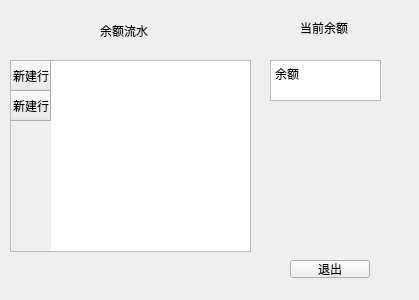
<?xml version="1.0" encoding="UTF-8"?>
<ui version="4.0">
 <class>balance</class>
 <widget class="QWidget" name="balance">
  <property name="geometry">
   <rect>
    <x>0</x>
    <y>0</y>
    <width>419</width>
    <height>300</height>
   </rect>
  </property>
  <property name="windowTitle">
   <string>Form</string>
  </property>
  <widget class="QTableWidget" name="tableWidget">
   <property name="geometry">
    <rect>
     <x>10</x>
     <y>60</y>
     <width>241</width>
     <height>192</height>
    </rect>
   </property>
   <row>
    <property name="text">
     <string>新建行</string>
    </property>
   </row>
   <row>
    <property name="text">
     <string>新建行</string>
    </property>
   </row>
  </widget>
  <widget class="QLabel" name="label">
   <property name="geometry">
    <rect>
     <x>100</x>
     <y>20</y>
     <width>61</width>
     <height>21</height>
    </rect>
   </property>
   <property name="text">
    <string>余额流水</string>
   </property>
  </widget>
  <widget class="QLabel" name="label_2">
   <property name="geometry">
    <rect>
     <x>300</x>
     <y>20</y>
     <width>51</width>
     <height>16</height>
    </rect>
   </property>
   <property name="text">
    <string>当前余额</string>
   </property>
  </widget>
  <widget class="QTextBrowser" name="textBrowser">
   <property name="geometry">
    <rect>
     <x>270</x>
     <y>60</y>
     <width>111</width>
     <height>41</height>
    </rect>
   </property>
   <property name="html">
    <string>&lt;!DOCTYPE HTML PUBLIC &quot;-//W3C//DTD HTML 4.0//EN&quot; &quot;http://www.w3.org/TR/REC-html40/strict.dtd&quot;&gt;
&lt;html&gt;&lt;head&gt;&lt;meta name=&quot;qrichtext&quot; content=&quot;1&quot; /&gt;&lt;meta charset=&quot;utf-8&quot; /&gt;&lt;style type=&quot;text/css&quot;&gt;
p, li { white-space: pre-wrap; }
hr { height: 1px; border-width: 0; }
li.unchecked::marker { content: &quot;\2610&quot;; }
li.checked::marker { content: &quot;\2612&quot;; }
&lt;/style&gt;&lt;/head&gt;&lt;body style=&quot; font-family:'Microsoft YaHei UI'; font-size:9pt; font-weight:400; font-style:normal;&quot;&gt;
&lt;p style=&quot; margin-top:0px; margin-bottom:0px; margin-left:0px; margin-right:0px; -qt-block-indent:0; text-indent:0px;&quot;&gt;余额&lt;/p&gt;&lt;/body&gt;&lt;/html&gt;</string>
   </property>
  </widget>
  <widget class="QPushButton" name="close">
   <property name="geometry">
    <rect>
     <x>290</x>
     <y>260</y>
     <width>80</width>
     <height>18</height>
    </rect>
   </property>
   <property name="text">
    <string>退出</string>
   </property>
  </widget>
 </widget>
 <resources/>
 <connections/>
</ui>
